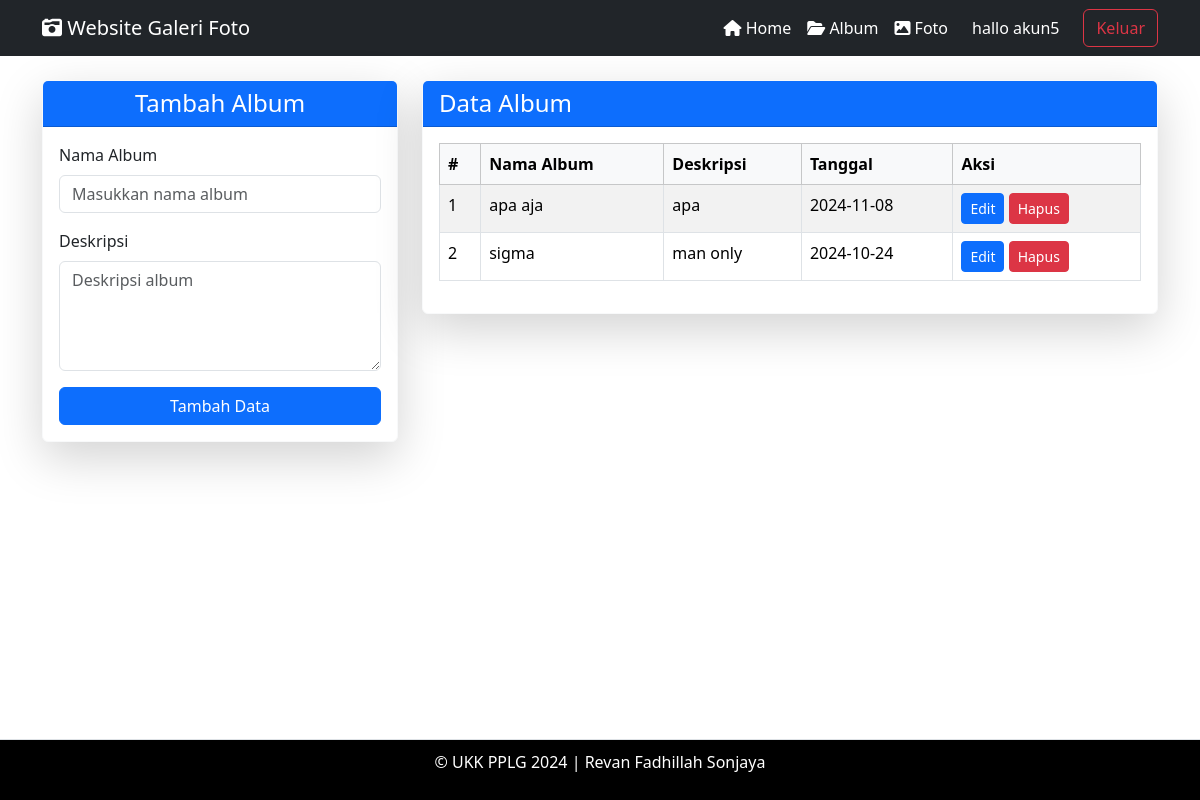
/admin/album.php (signed in), run on the app's committed database.
### tables this page shows
CREATE TABLE `user` (
  `id_user` int(11) NOT NULL,
  `username` varchar(225) DEFAULT NULL,
  `password` varchar(225) DEFAULT NULL,
  `email` varchar(225) DEFAULT NULL,
  `nama` varchar(255) DEFAULT NULL,
  `alamat` text DEFAULT NULL,
  `role` enum('admin','user') DEFAULT 'user'
);

CREATE TABLE `album` (
  `id_album` int(11) NOT NULL,
  `nama_album` varchar(225) DEFAULT NULL,
  `deskripsi` text DEFAULT NULL,
  `tanggal_buat` date DEFAULT NULL,
  `id_user` int(11) DEFAULT NULL
);

### admin/album.php (the view, shortened to what this page needs)
<?php
include '../config/koneksi.php';
$id_user = $_SESSION['id_user'];
$query_user = mysqli_query($koneksi, "SELECT nama FROM user WHERE id_user = '$id_user'");
$user_data = mysqli_fetch_array($query_user);
$user_name = $user_data['nama'];
?>
<!DOCTYPE html>
<html lang="en">
<head>
  <link rel="stylesheet" type="text/css" href="../assets/css/bootstrap.min.css">
  <link rel="stylesheet" type="text/css" href="../assets/css/bootstrap.min.css">
  <link rel="stylesheet" href="https://cdnjs.cloudflare.com/ajax/libs/font-awesome/6.5.1/css/all.min.css" />
</head>
<body>
<nav class="navbar navbar-expand-lg navbar-light bg-dark">
  <div class="container">
    <a class="navbar-brand text-white" href="index.php"><i class="fa fa-camera-retro"></i> Website Galeri Foto</a>
    <div class="collapse navbar-collapse" id="navbarNav">
      <ul class="navbar-nav ms-auto">
      <li class="nav-item">
    <a class="nav-link text-white" href="home.php"><i class="fa fa-home"></i> Home</a>
</li>
<li class="nav-item">
    <a class="nav-link text-white" href="album.php"><i class="fa fa-folder-open"></i> Album</a>
</li>
<li class="nav-item">
    <a class="nav-link text-white" href="foto.php"><i class="fa fa-image"></i> Foto</a>
</li>
      </ul>
      <span class="navbar-text text-white ms-3">
          hallo <?php echo $user_name; ?>
        </span>
      <a href="../config/aksi_logout.php" class="btn btn-outline-danger ml-2 ms-4">Keluar</a>
    </div>
  </div>
</nav>
  <div class="container">
    <div class="row">
      <div class="col-md-4">
      <div class="card mt-4 shadow-lg border-light">
  <div class="card-header text-center bg-primary text-white">
    <h4 class="m-0">Tambah Album</h4>
  </div>
  <div class="card-body">
    <form action="../config/aksi_album.php" method="POST">
      <div class="mb-3">
        <label for="nama_album" class="form-label">Nama Album</label>
        <input type="text" name="nama_album" id="nama_album" class="form-control" placeholder="Masukkan nama album" required>
      </div>
      <div class="mb-3">
        <label for="deskripsi" class="form-label">Deskripsi</label>
        <textarea class="form-control" name="deskripsi" id="deskripsi" rows="4" placeholder="Deskripsi album" required></textarea>
      </div>
      <div class="d-grid gap-2">
        <button type="submit" class="btn btn-primary" name="tambah">Tambah Data</button>
      </div>
    </form>
  </div>
</div>
</div>
<div class="col-md-8">
  <div class="card mt-4 shadow-lg border-light">
    <div class="card-header bg-primary text-white">
      <h4 class="m-0">Data Album</h4>
    </div>
    <div class="card-body">
      <table class="table table-bordered table-striped table-hover">
        <thead class="table-light">
          <tr>
            <th>#</th>
            <th>Nama Album</th>
            <th>Deskripsi</th>
            <th>Tanggal</th>
            <th>Aksi</th>
          </tr>
        </thead>
        <tbody>
          <?php
          $no = 1;
          $id_user = $_SESSION['id_user'];
          $sql = mysqli_query($koneksi, "SELECT * FROM album WHERE id_user='$id_user'");
          while ($data = mysqli_fetch_array($sql)) {
          ?>
            <tr>
              <td><?php echo $no++ ?></td>
              <td><?php echo $data['nama_album'] ?></td>
              <td><?php echo $data['deskripsi'] ?></td>
              <td><?php echo $data['tanggal_buat'] ?></td>
              <td>
                <button type="button" class="btn btn-sm btn-primary" data-bs-toggle="modal" data-bs-target="#edit<?php echo $data['id_album'] ?>">
                  Edit
                </button>
                <button type="button" class="btn btn-sm btn-danger" data-bs-toggle="modal" data-bs-target="#hapus<?php echo $data['id_album'] ?>">
                  Hapus
                </button>
              </td>
            </tr>
          <?php } ?>
        </tbody>
      </table>
    </div>
  </div>
</div>
    </div>
  </div>
  <footer class="d-flex justify-content-center border-top mt-3" style="background-color: #000000; color: #ffffff; position: fixed; bottom: 0; width: 100%; padding: 10px 0;">
    <p>&copy; UKK PPLG 2024 | Revan Fadhillah Sonjaya</p>
</footer>
</body>
</html>

### data on the page
user: nama "akun5"
album: nama_album "apa aja", deskripsi "apa", tanggal_buat "2024-11-08"
album: nama_album "sigma", deskripsi "man only", tanggal_buat "2024-10-24"
